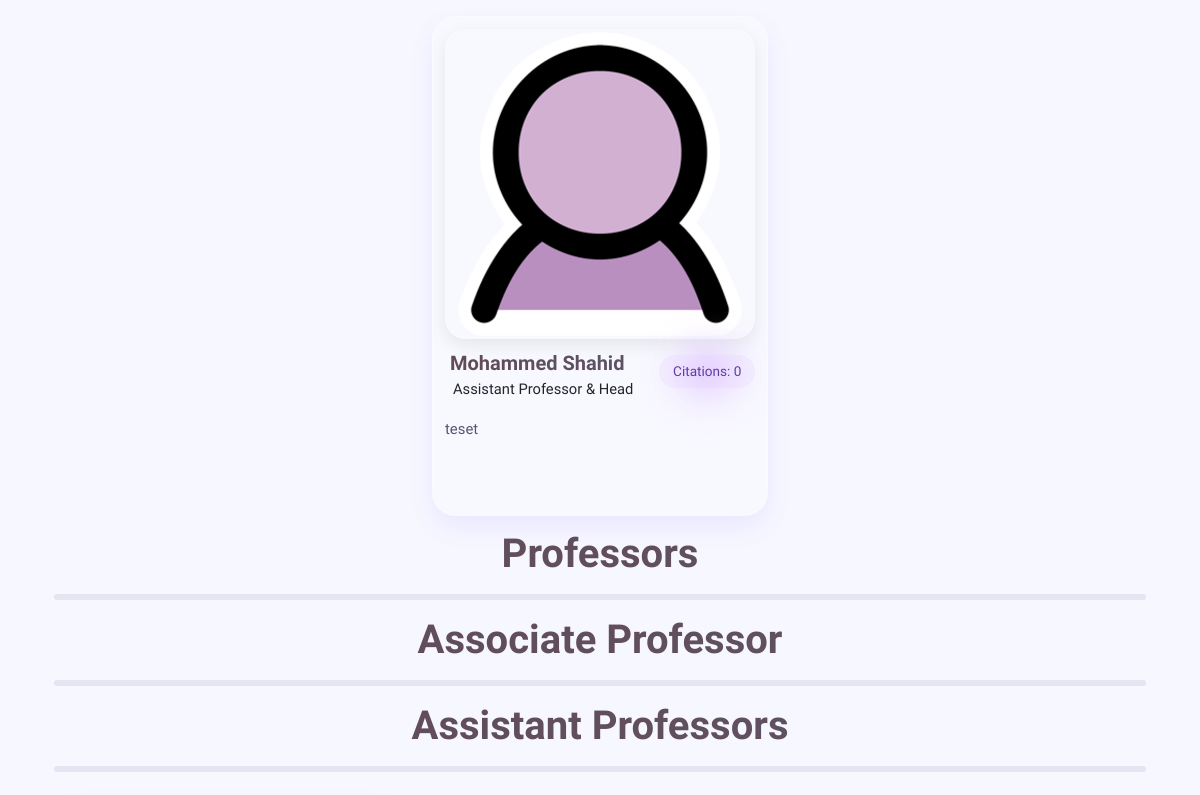
/faculty/ (middle part), run on an earlier commit of the app's database.
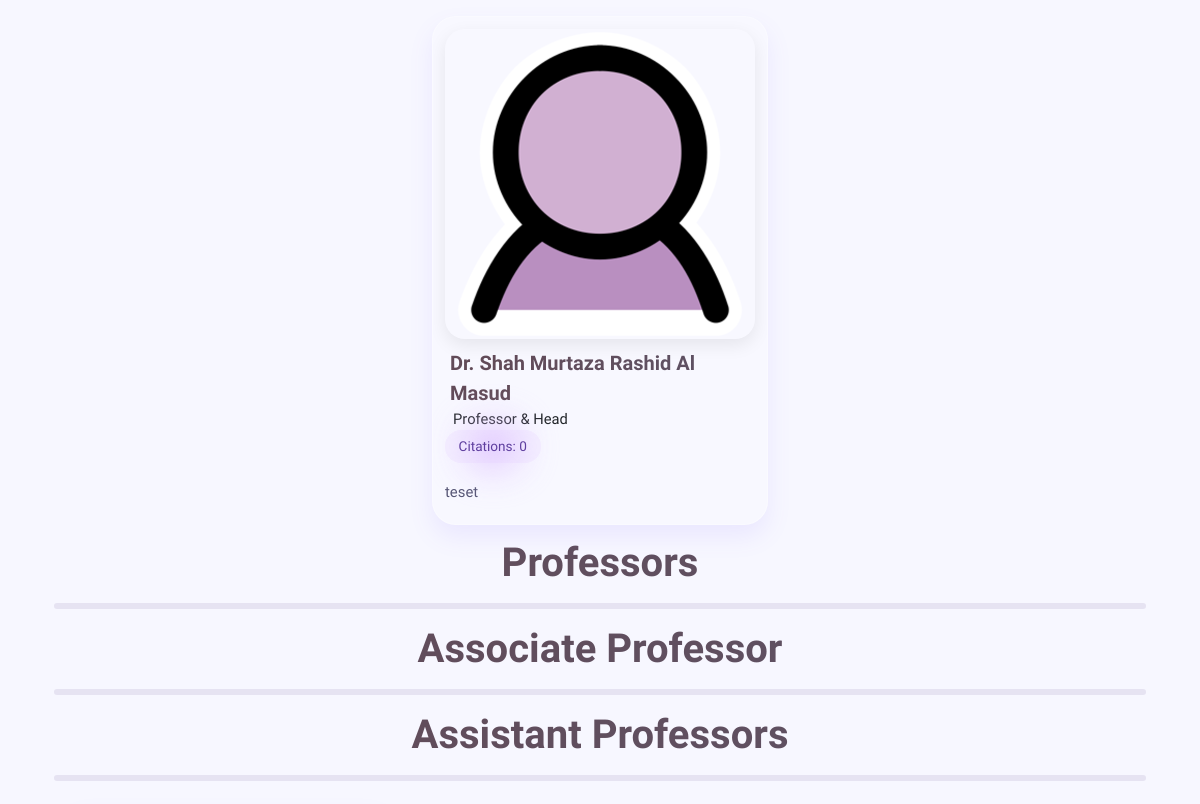
And on a later commit of the database.
### faculty/models.py (models this page shows, shortened)
class Faculty(models.Model):
    DESIGNATION_CHOICES = [
        ('Professor', 'Professor'),
        ('Associate Professor', 'Associate Professor'),
        ('Assistant Professor', 'Assistant Professor'),
        ('Lecturer', 'Lecturer'),
        ('Teaching Assistant', 'Teaching Assistant'),
    ]
    user = models.OneToOneField(User, on_delete=models.CASCADE)
    name = models.CharField(max_length=50, default="Name")
    designation = models.CharField(max_length=20, choices=DESIGNATION_CHOICES, null=True)
    phone = models.CharField(max_length=11)
    bio = models.TextField(max_length=200)
    about = models.TextField(max_length=1000)
    profile_pic = models.ImageField(upload_to='faculty_photos/', default='defaults/faculty.png', null=True, blank=True)
    joining_date = models.DateField(null=True)
    google_scholar_url = models.URLField(max_length=255, blank=True, null=True)
    citation = models.PositiveIntegerField(default=0, blank=True, null=True)
    sl = models.PositiveIntegerField(unique=True, blank=True, null=True)

### uap_cse/views.py (the view)
# urls.py: path('faculty/', views.faculty, name='faculty'),
def faculty(request):
    facultys = Faculty.objects.all()
    return render(request, 'faculty/faculty.html', {
        'facultys' : facultys
    })

### templates/faculty/faculty.html (shortened to what this page needs)
{% extends "base.html" %}
{% load static %}
{% block head %}
    <link rel="stylesheet" href="{% static 'css/faculty.css' %}">
    <link rel="stylesheet" href="{% static 'css/global.css' %}">
{% endblock %}
{% block content %}
<div class="container">
    <div class="row g-4">
        {% for faculty in facultys %}
            {% if faculty.sl == 1 %}
            <div class="col-sm-12 col-md-6 col-lg-4 mx-auto">
                <div class="faculty-card text-center">
                    <div class="profile-img-container">
                        <img src="{{ faculty.profile_pic.url }}" alt="Faculty" class="profile-img" />
                    </div>
                    <div class="card-body text-start">
                        <div class="top-row mb-1">
                            <div>
                                <div class="gradient-text-global card-title">{{ faculty.name }}</div>
                                <div class="card-subtitle">{{ faculty.designation }} & Head </div>
                            </div>
                            <div class="citation-count">Citations: {{ faculty.citation }}</div>
                        </div>
                        <p class="card-text">
                            {{ faculty.bio }}
                        </p>
                    </div>
                </div>
            </div>
            {% endif %}
        {% endfor %}
    </div>
<br>
    <div class="container">
        <h1 class="gradient-text-global text-center">Professors</h1>
        <hr class="fat_hr">
    </div>
<br>
    <div class="container">
        <h1 class="gradient-text-global text-center">Associate Professor</h1>
        <hr class="fat_hr">
    </div>
<br>
    <div class="container">
        <h1 class="gradient-text-global text-center">Assistant Professors</h1>
        <hr class="fat_hr">
        <div class="row g-4">
            {% for faculty in facultys %}
                {% if faculty.designation == "Assistant Professor" and faculty.sl != 1 %}
                <div class="col-sm-12 col-md-6 col-lg-4">
                </div>
                {% endif %}
            {% endfor %}
        </div>
    </div>
<br>
<br>
</div>
{% endblock %}

What changed in the data, as far as the page shows it:
changed Faculty "teset": name "Mohammed Shahid" → "Dr. Shah Murtaza Rashid Al Masud"; designation "Assistant Professor" → "Professor"
